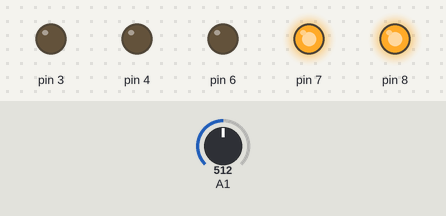
This sketch was run on a simulated Arduino Uno, built with avr-gcc and run on an emulated ATmega328P. On the bench: output pins drawn as LEDs (lit = HIGH). Inputs (shaded band) come from the test bench; at power-on: A1 = 512.

Above: at 1.2 s.
1.3 s: A1 set to 582
2.8 s: A1 set to 608
At 3.9 s:
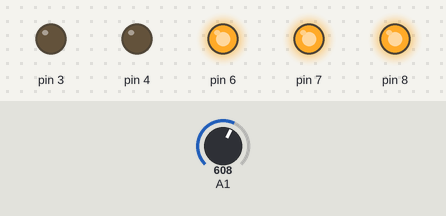
4.3 s: A1 set to 790
5.8 s: A1 set to 810
At 6.2 s:
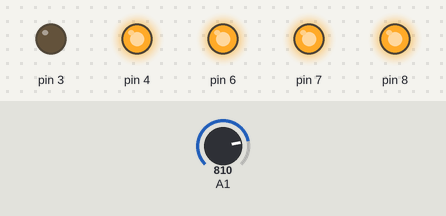
7.3 s: A1 set to 983
8.8 s: A1 set to 1012
At 9.7 s:
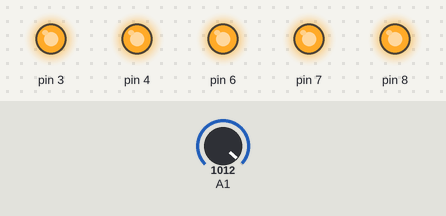
Timing chart, 0 to 11.3 s (numbered marks = the images above; inputs shaded):
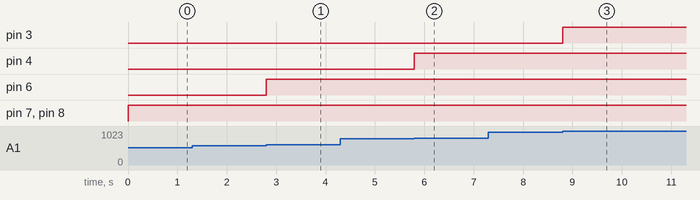

Measured:
- the behaviour switches between 600 and 601 on A1 (found by bisection; images 0 and 1)
- the behaviour switches between 800 and 801 on A1 (found by bisection; images 1 and 2)
- the behaviour switches between 1000 and 1001 on A1 (found by bisection; images 2 and 3)
- after the input at 1.3 s, every drawn part: stays the same
- after the input at 2.8 s, pin 6: LOW → HIGH at once
- after the input at 4.3 s, every drawn part: stays the same
- after the input at 5.8 s, pin 4: LOW → HIGH at once
- after the input at 7.3 s, every drawn part: stays the same
- after the input at 8.8 s, pin 3: LOW → HIGH at once

The sketch:

vumeter.ino
```cpp
void setup()
{
  pinMode(8,OUTPUT);
  pinMode(7,OUTPUT);
  pinMode(6,OUTPUT);
  pinMode(4,OUTPUT);
  pinMode(3,OUTPUT);
}

void loop()
{
  int a=analogRead(A1);
  if (a>200)
  {
    digitalWrite(8,HIGH);
  }
  else
  {
    analogWrite(8,LOW);
  }
  if (a>400)
  {
    digitalWrite(7,HIGH);
  }
  else
  {
    digitalWrite(7,LOW);
  }
  if (a>600)
  {
    digitalWrite(6,HIGH);
  }
  else
  {
    digitalWrite(6,LOW);
  }
  if (a>800)
  {
    digitalWrite(4,HIGH);
  }
  else
  {
    digitalWrite(4,LOW);
  }
  if (a>1000)
  {
    digitalWrite(3,HIGH);
  }
  else
  {
    digitalWrite(3,LOW);
  }
}
```
